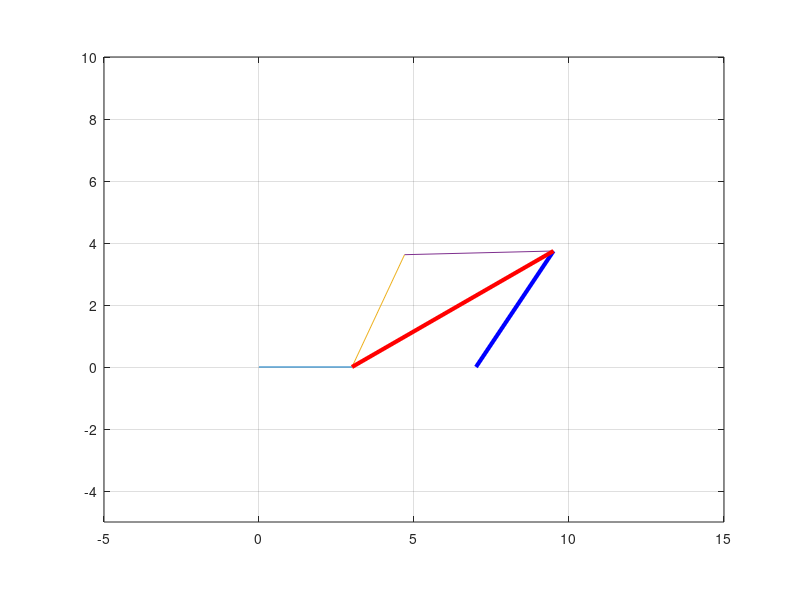
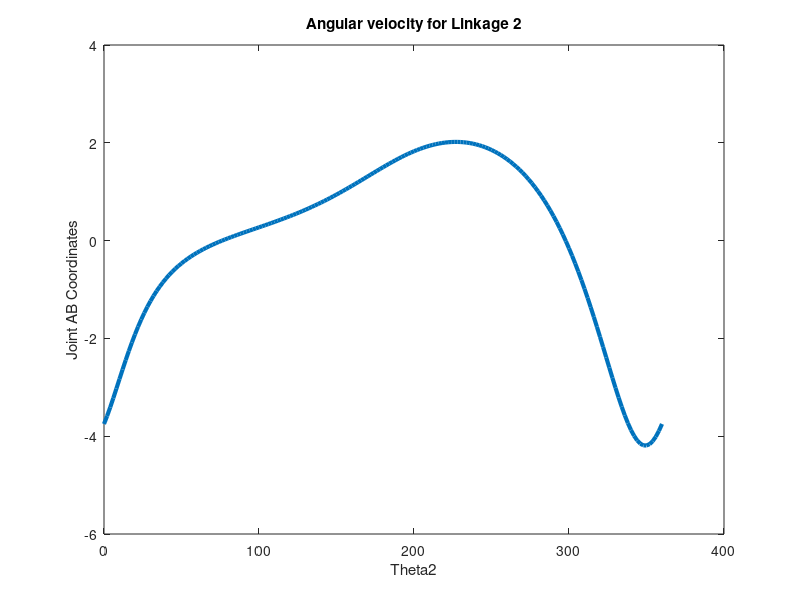
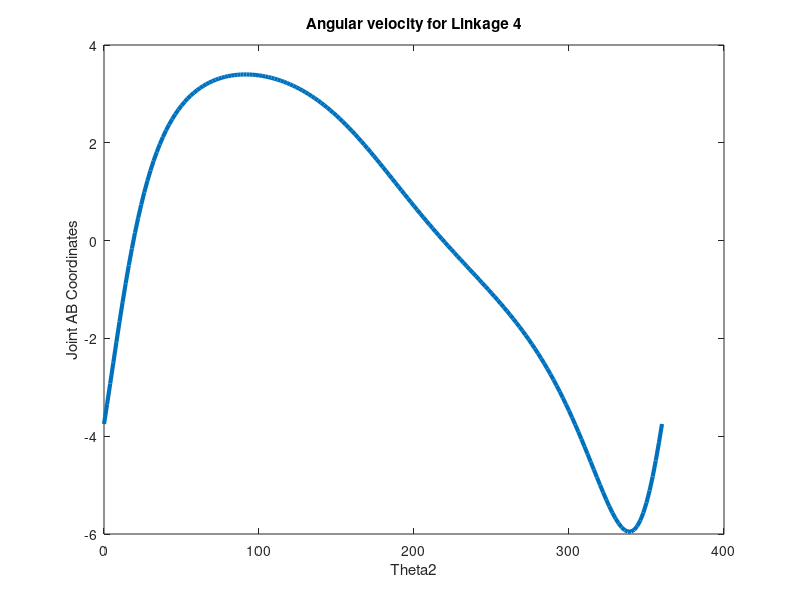
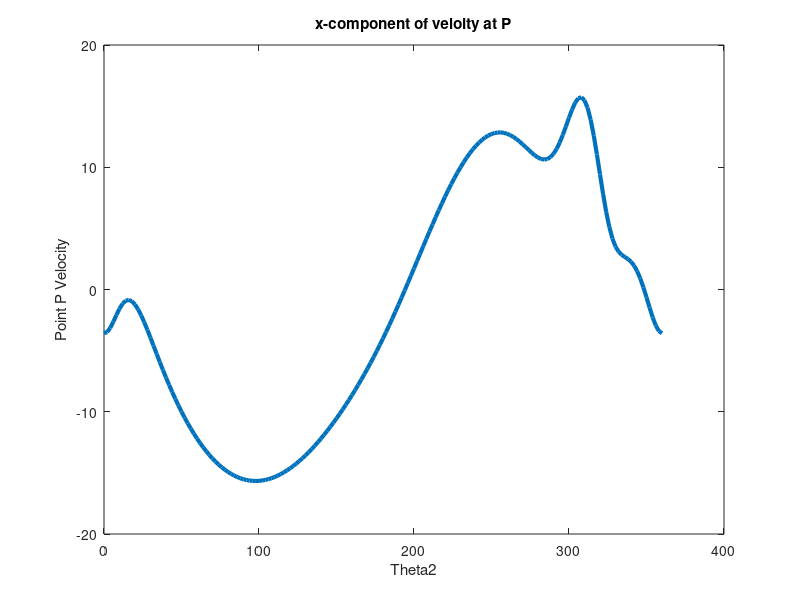

Write MATLAB code to recreate these figures, in order.

L0 = 7;
L1 = 3;
L2 = 7.5;
L3 = 4.5;

L_PA = 4;
alpha = 35;

w2 = 5;
theta2 = 0:2:360;

for i = 1:length(theta2)
  AC(i) = sqrt(L0^2 + L1^2 - 2*L0*L1*cosd(theta2(i)));
  beta(i) = acosd((L0^2 + AC(i)^2 - L1^2) / (2*L0*AC(i)));
  psi(i) = acosd((L2^2 + AC(i)^2 - L3^2) / (2*L2*AC(i)));
  lambda(i) = acosd((L3^2 + AC(i)^2 - L2^2) / (2*L3*AC(i)));
  
  theta3(i) = psi(i) - beta(i);
  theta4(i) = 180 - lambda(i) -  beta(i);
  
    
  if theta2(i) > 180
      theta3(i) = psi(i) + beta(i);
      theta4(i) = 180 - lambda(i) + beta(i);
  end
  
  %Define joint position
  Ox(i) = 0;
  Oy(i) = 0;
  
  Ax(i) = Ox(i) + L1*cosd(theta2(i));
  Ay(i) = Oy(i) + L1*sind(theta2(i));
  
  Bx(i) = Ox(i) + Ax(i) + L2*cosd(theta3(i));
  By(i) = Oy(i) + Ay(i) + L2*sind(theta3(i));
  
  Cx(i) = L0;
  Cy(i) = 0;
  
  Px(i) = Ax(i) + L_PA*cosd(alpha + theta3(i));
  Py(i) = Ay(i) + L_PA*sind(alpha + theta3(i));
  
  r = [  L2*cosd(theta3(i)),  -L3*cosd(theta4(i)); ...
         L2*sind(theta3(i)),  -L3*sind(theta4(i))];
     
  v = [ -L1*w2*cosd(theta2(i));  -L1*5*sind(theta2(i))];
  
  w(i,:) = inv(r)*v;
  om2(i) = w(i,1);
  om4(i) = w(i,2);
  
  theta5(i) = alpha + theta3(i);
  V_Px(i) = -L1*sind(theta2(i))*w2 - L_PA*sind(theta5(i)*om2(i));
  V_Py(i) =  -L1*cosd(theta2(i))*w2 - L_PA*cosd(theta5(i)*om2(i));
  
  figure(1)
  plot( [Ox(i) Ax(i)], [Oy(i) Ay(i)],...
        [Bx(i) Cx(i)], [By(i) Cy(i)], 'color','b','LineWidth', 3)
  hold on; 
  plot( [Ax(i) Px(i),], [Ay(i) Py(i)],[Bx(i) Px(i)], [By(i) Py(i)],...
         [Ax(i) Bx(i)], [Ay(i) By(i)],'color','r', 'LineWidth', 3);
   
    
    grid on;
    axis equal
    axis ( [-5 15 -5 10] );
    
    drawnow;
    
 hold off;
end

figure(2)
plot(theta2, om2, 'LineWidth',3)
title('Angular velocity for Linkage 2')
xlabel('Theta2')
ylabel('Joint AB Coordinates')

figure(3)
plot(theta2, om4, 'LineWidth',3)
title('Angular velocity for Linkage 4')
xlabel('Theta2')
ylabel('Joint AB Coordinates')

figure(4)
plot(theta2, V_Px, 'LineWidth',3)
title('x-component of veloity at P')
xlabel('Theta2')
ylabel('Point P Velocity')

figure(5)
plot(theta2, V_Py, 'LineWidth',3)
title('y-component of veloity at P')
xlabel('Theta2')
ylabel('Point P Velocity')
